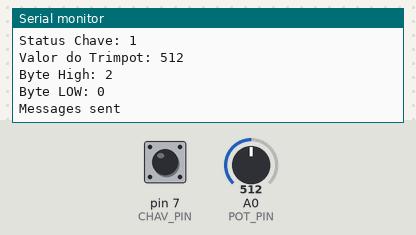
Simulated run of this sketch. Board: Arduino Uno, built with avr-gcc and run on an emulated ATmega328P. On the bench: the last lines printed to the serial monitor. Inputs (shaded band) come from the test bench; at power-on: A0 (POT_PIN) = 512, pin 7 (CHAV_PIN) HIGH.

Above: at 1.2 s.
1.3 s: A0 (POT_PIN) set to 716
At 1.54 s:
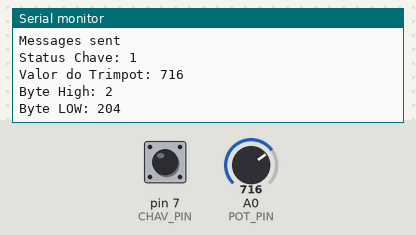
2.8 s: A0 (POT_PIN) set to 306
At 2.97 s:
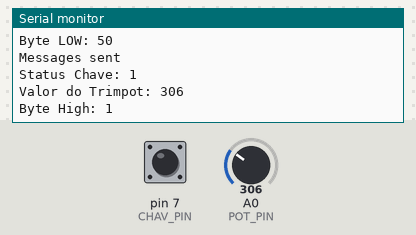
5.8 s: pin 7 (CHAV_PIN) pulled LOW for 0.15 s
7.4 s: A0 (POT_PIN) set to 122
At 8.08 s:
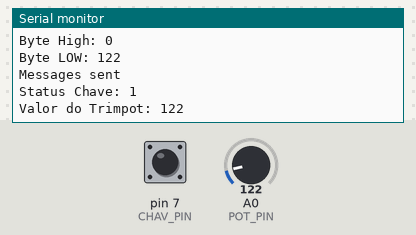
Timing chart, 0 to 10.4 s (numbered marks = the images above; inputs shaded):
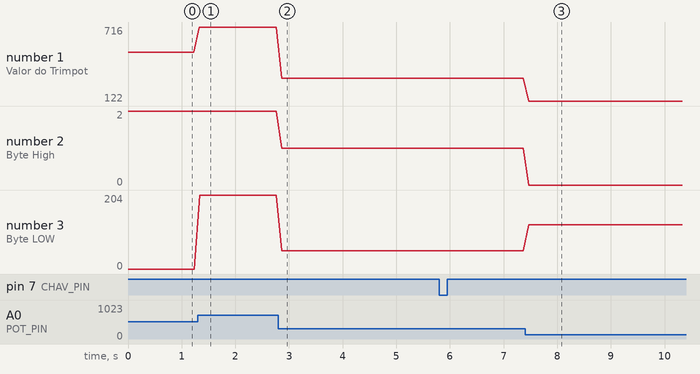

Measured:
- after the input at 1.3 s, the serial monitor: prints a new line at once (image 1)
- after the input at 2.8 s, the serial monitor: prints a new line after 0.07 s (image 2)
- after the input at 7.4 s, the serial monitor: prints a new line after 0.07 s (image 3)
- plotted number 1: 512 → 716 after the input at 1.3 s, 716 → 306 after the input at 2.8 s, 306 → 122 after the input at 7.4 s
- plotted number 3: 0 → 204 after the input at 1.3 s, 204 → 50 after the input at 2.8 s, 50 → 122 after the input at 7.4 s

The sketch:

CAN_write.ino
```cpp
#include <SPI.h>
#include <mcp2515.h>

#define CS_PIN 10
#define POT_PIN A0
#define CHAV_PIN 7

uint8_t status = 0;  // valores de 0 à 255
int potValue = 0;    // valores de 0 à 1023
uint8_t bH_potValue = 0;  // byte mais significativo
uint8_t bL_potValue = 0;  // byte menos significativo

struct can_frame canMsg1;
struct can_frame canMsg2;
MCP2515 mcp2515(CS_PIN); // Pino CS do Arduino Uno


void setup() {
  pinMode(CHAV_PIN, INPUT_PULLUP);

  canMsg1.can_id  = 0x0F6;
  canMsg1.can_dlc = 8;
  canMsg1.data[0] = 0x0;
  canMsg1.data[1] = 0x0;
  canMsg1.data[2] = 0x0;
  canMsg1.data[3] = 0x0;
  canMsg1.data[4] = 0x0;
  canMsg1.data[5] = 0x0;
  canMsg1.data[6] = 0x0;
  canMsg1.data[7] = 0x0;

  canMsg2.can_id  = 0x036;
  canMsg2.can_dlc = 8;
  canMsg2.data[0] = 0x0;
  canMsg2.data[1] = 0x0;
  canMsg2.data[2] = 0x0;
  canMsg2.data[3] = 0x0;
  canMsg2.data[4] = 0x0;
  canMsg2.data[5] = 0x0;
  canMsg2.data[6] = 0x0;
  canMsg2.data[7] = 0x0;

  while (!Serial);
  Serial.begin(115200);

  mcp2515.reset();
  mcp2515.setBitrate(CAN_125KBPS);
  mcp2515.setNormalMode();

  Serial.println("Example: Write to CAN");
}

void loop() {
  status = digitalRead(CHAV_PIN); // Lendo o valor da entrada digital

  potValue = analogRead(POT_PIN); // Lendo o valor da entrada analógica
  bH_potValue = highByte(potValue);
  bL_potValue = lowByte(potValue);

  // Exibido os dados monitorados
  Serial.print("Status Chave: ");
  Serial.println(status);

  Serial.print("Valor do Trimpot: ");
  Serial.println(potValue);
  Serial.print("Byte High: ");
  Serial.println(bH_potValue);
  Serial.print("Byte LOW: ");
  Serial.println(bL_potValue);

  // Formando o frame de dados
  canMsg1.data[0] = bH_potValue;
  canMsg1.data[1] = bL_potValue;
  canMsg1.data[2] = status;

  // Enviando os frames pelo barramento
  mcp2515.sendMessage(&canMsg1);
  mcp2515.sendMessage(&canMsg2);
  Serial.println("Messages sent");

  delay(100);
}
```
